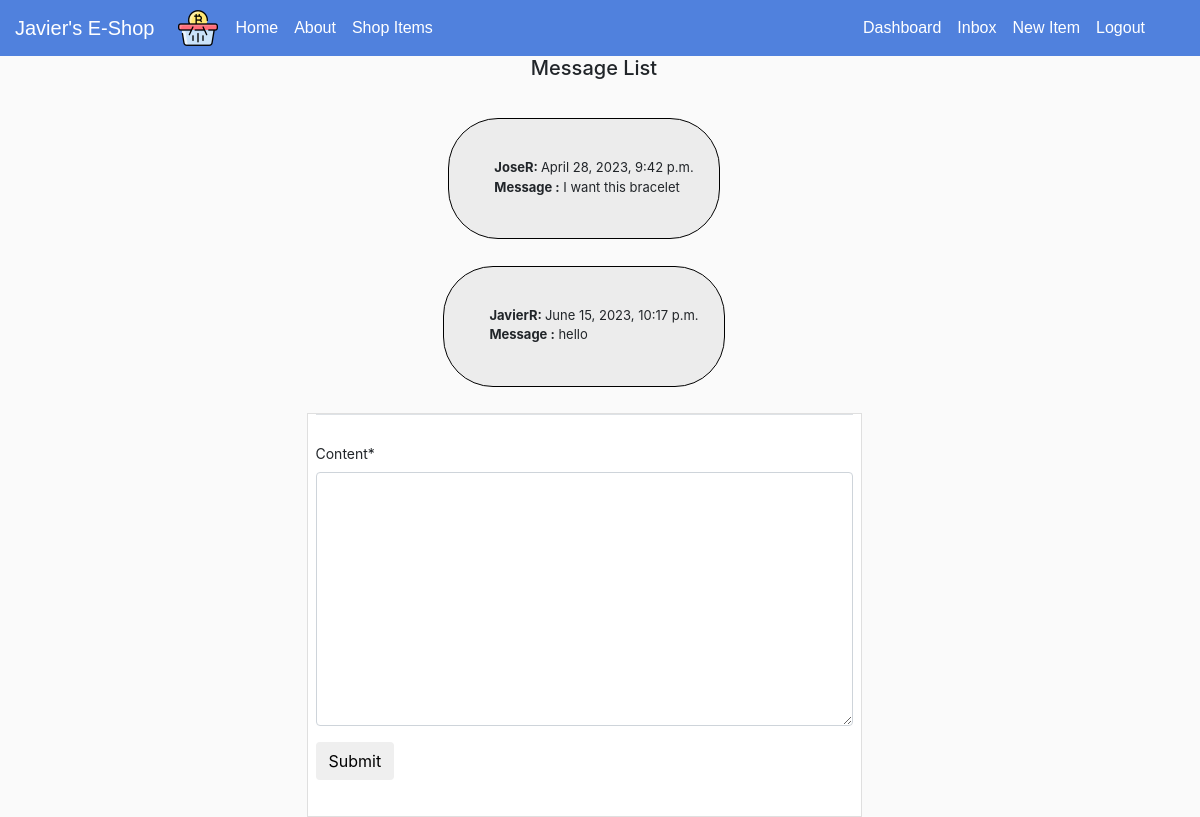
The page /inbox/13/ (signed in) on the database as committed earlier.
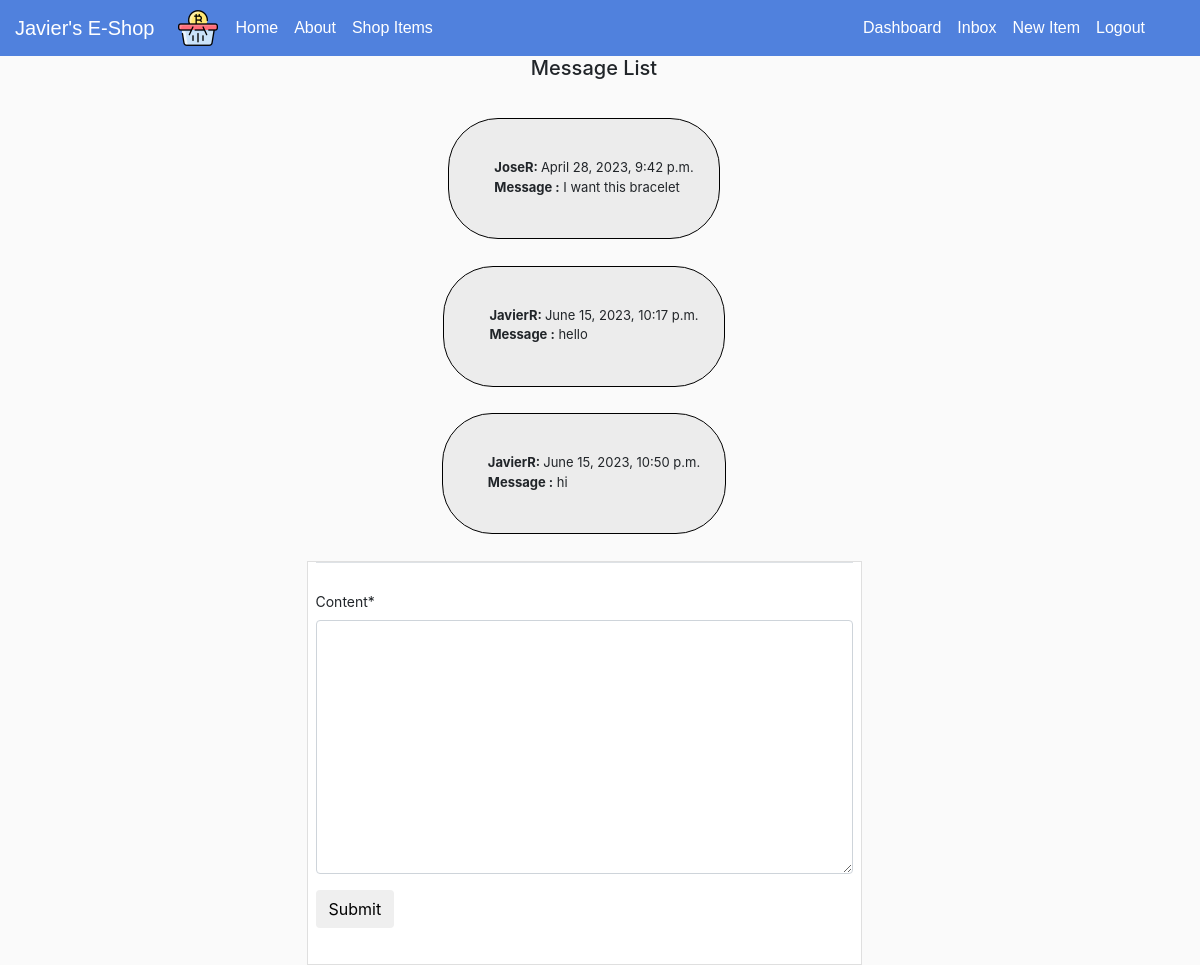
The same page on the database as committed later.
### users/models.py (models this page shows)
class ConversationMessages(models.Model):
        conversation = models.ForeignKey(Conversation, related_name='messages', on_delete=models.CASCADE)
        content =  models.TextField()
        created_at= models.DateTimeField(auto_now_add=True)
        created_by= models.ForeignKey(User, related_name='created_messages', on_delete=models.CASCADE)

### core/views.py (the view)
# urls.py: path('inbox/<int:pk>/', views.inbox_convo, name = 'inbox_convo')
@login_required
def inbox_convo(request,pk):
     conversation= Conversation.objects.filter(members__in=[request.user.id]).get(pk=pk)
     if request.method == 'POST':
          form = ConversationMessageForm(request.POST)
          if form.is_valid():
               conversation_message = form.save(commit=False)
               conversation_message.conversation = conversation
               conversation_message.created_by = request.user
               conversation_message.save()
               conversation.save()
               return redirect('inbox_convo', pk=pk)
     else:
          form = ConversationMessageForm()
     return render(request, 'core/inbox_convo.html', {'conversation':conversation,
                                                      'form':form})

### users/forms.py
class ConversationMessageForm(forms.ModelForm):
    class Meta:
        model = ConversationMessages
        fields =['content',]

### core/templates/core/inbox_convo.html (shortened to what this page needs)
{%extends "core/base.html"%}
{%load crispy_forms_tags %}
{% block content %}
<h2 class="new_inbox text-center">Message List</h2>
    {% for message in conversation.messages.all %}
    <div class="conversation_msg_div" >
        <div class="member_msg">
            <div class="convo_created"><strong>{{message.created_by.username}}: </strong> {{message.created_at}}
            <p class="convo_msg"><strong> Message :</strong>  {{message.content}}</p>
         </div>
        </div>
    </div>
    {% endfor %}
<form method="post" action=".">
    <div class="form_div">
        <div class = "content-section" style="justify-content: center; display: flex;">
            <div class="col-sm-6">
             <div class="card shadow rounded-0">
                <fieldset class="form-group form-control-sm">
                    <legend class="border-bottom mb-4">
                    </legend>
                    {{form | crispy }}
                    <div class = "form-group">
                        <button class="btn btn-outline-infro" type="submit">
                            Submit
                        </button>
                    </div>
                </fieldset>
    </div>
</form>
{% endblock %}

Rows that differ between the two databases and show on the page:
added ConversationMessages: created_by.username "JavierR", created_at "June 15, 2023, 10:50 p.m.", content "hi"
